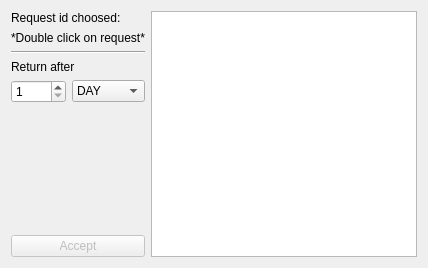
<?xml version="1.0" encoding="UTF-8"?>
<ui version="4.0">
 <class>RequestWidget</class>
 <widget class="QWidget" name="RequestWidget">
  <property name="geometry">
   <rect>
    <x>0</x>
    <y>0</y>
    <width>428</width>
    <height>268</height>
   </rect>
  </property>
  <property name="windowTitle">
   <string>Requests</string>
  </property>
  <layout class="QHBoxLayout" name="horizontalLayout_2">
   <item>
    <layout class="QVBoxLayout" name="verticalLayout">
     <item>
      <widget class="QLabel" name="label_3">
       <property name="text">
        <string>Request id choosed:</string>
       </property>
      </widget>
     </item>
     <item>
      <widget class="QLabel" name="idLabel">
       <property name="frameShape">
        <enum>QFrame::NoFrame</enum>
       </property>
       <property name="frameShadow">
        <enum>QFrame::Plain</enum>
       </property>
       <property name="text">
        <string>*Double click on request*</string>
       </property>
       <property name="scaledContents">
        <bool>false</bool>
       </property>
       <property name="alignment">
        <set>Qt::AlignLeading|Qt::AlignLeft|Qt::AlignVCenter</set>
       </property>
      </widget>
     </item>
     <item>
      <widget class="Line" name="line">
       <property name="orientation">
        <enum>Qt::Horizontal</enum>
       </property>
      </widget>
     </item>
     <item>
      <widget class="QLabel" name="label_2">
       <property name="text">
        <string>Return after</string>
       </property>
      </widget>
     </item>
     <item>
      <layout class="QHBoxLayout" name="horizontalLayout">
       <item>
        <widget class="QSpinBox" name="timeSpinBox">
         <property name="minimum">
          <number>1</number>
         </property>
         <property name="maximum">
          <number>50</number>
         </property>
        </widget>
       </item>
       <item>
        <widget class="QComboBox" name="periodComboBox">
         <item>
          <property name="text">
           <string>DAY</string>
          </property>
         </item>
         <item>
          <property name="text">
           <string>MONTH</string>
          </property>
         </item>
         <item>
          <property name="text">
           <string>YEAR</string>
          </property>
         </item>
        </widget>
       </item>
      </layout>
     </item>
     <item>
      <spacer name="verticalSpacer">
       <property name="orientation">
        <enum>Qt::Vertical</enum>
       </property>
       <property name="sizeHint" stdset="0">
        <size>
         <width>20</width>
         <height>40</height>
        </size>
       </property>
      </spacer>
     </item>
     <item>
      <widget class="QPushButton" name="acceptPushButton">
       <property name="enabled">
        <bool>false</bool>
       </property>
       <property name="text">
        <string>Accept</string>
       </property>
      </widget>
     </item>
    </layout>
   </item>
   <item>
    <widget class="QTableView" name="tableView">
     <property name="sizePolicy">
      <sizepolicy hsizetype="MinimumExpanding" vsizetype="Expanding">
       <horstretch>0</horstretch>
       <verstretch>0</verstretch>
      </sizepolicy>
     </property>
    </widget>
   </item>
  </layout>
 </widget>
 <resources/>
 <connections/>
</ui>
